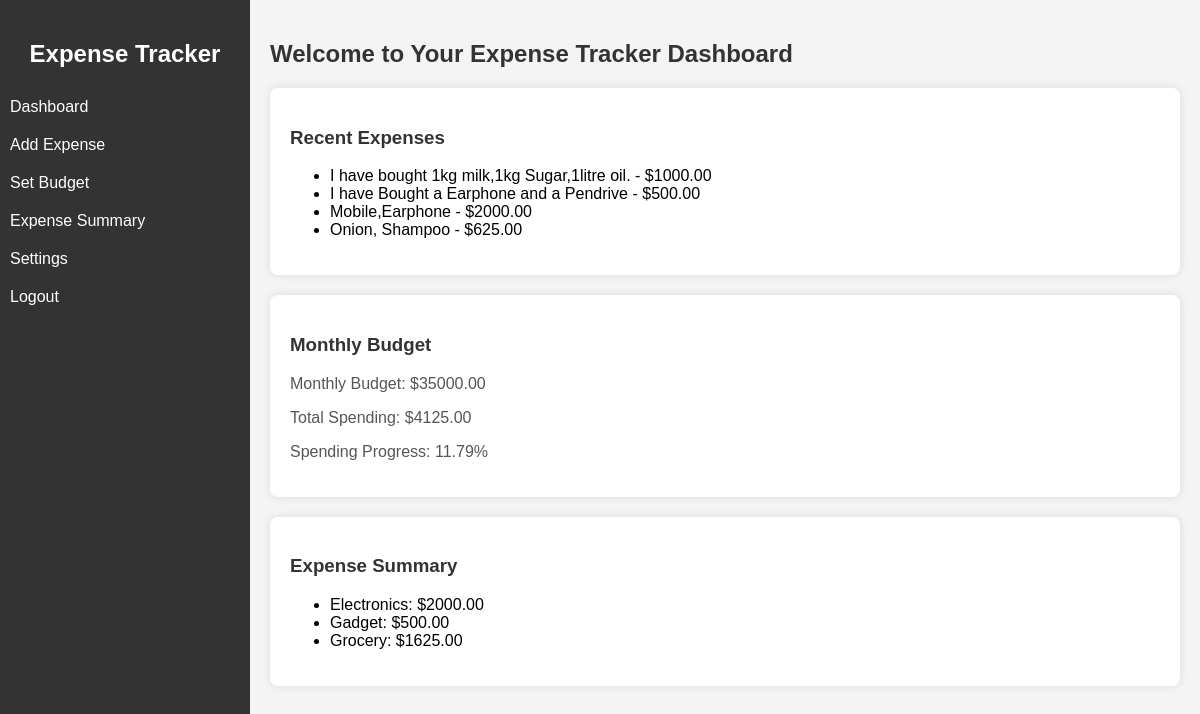
/dashboard.php (signed in), run on the app's committed database.
### tables this page shows
CREATE TABLE `expenses` (
  `id` int(11) NOT NULL,
  `amount` decimal(10,2) NOT NULL,
  `date` date NOT NULL,
  `description` varchar(255) DEFAULT NULL,
  `category` varchar(50) DEFAULT NULL,
  `user_id` int(11) DEFAULT NULL
);

CREATE TABLE `budgets` (
  `id` int(11) NOT NULL,
  `amount` decimal(10,2) NOT NULL,
  `category` varchar(50) DEFAULT NULL,
  `user_id` int(11) DEFAULT NULL
);

### dashboard.php (the view, shortened to what this page needs)
<!DOCTYPE html>
<html lang="en">
<head>
</head>
<body>
    <div class="sidebar">
        <h2>Expense Tracker</h2>
        <ul>
            <li><a href="dashboard.php">Dashboard</a></li>
            <li><a href="expense_form.php">Add Expense</a></li>
            <li><a href="budget_form.php">Set Budget</a></li>
            <li><a href="expense_summary.php">Expense Summary</a></li>
            <li><a href="settings.php">Settings</a></li>
            <li><a href="logout.php">Logout</a></li>
        </ul>
    </div>
    <div class="content">
        <h2>Welcome to Your Expense Tracker Dashboard</h2>
        <div class="block">
            <h3>Recent Expenses</h3>
            <?php
            include 'db_connect.php';
            $user_id = $_SESSION['user_id'];
            $sql = "SELECT * FROM expenses WHERE user_id='$user_id' ORDER BY date DESC LIMIT 5";
            $result = mysqli_query($conn, $sql);
            if (mysqli_num_rows($result) > 0) {
                echo "<ul>";
                while ($row = mysqli_fetch_assoc($result)) {
                    echo "<li>" . $row['description'] . " - $" . $row['amount'] . "</li>";
                }
                echo "</ul>";
            } else {
                echo "<p>No recent expenses.</p>";
            }
            ?>
        </div>
<div class="block">
    <h3>Monthly Budget</h3>
    <?php
    include 'db_connect.php';
    $user_id = $_SESSION['user_id'];
    $query = "SELECT amount FROM budgets WHERE user_id = $user_id";
    $result = mysqli_query($conn, $query);
    if ($result && mysqli_num_rows($result) > 0) {
        $row = mysqli_fetch_assoc($result);
        $monthly_budget = $row['amount'];
    } else {
        $monthly_budget = 0;
    }
    $query = "SELECT SUM(amount) AS total_spending FROM expenses WHERE user_id = $user_id AND MONTH(date) = MONTH(CURRENT_DATE())";
    $result = mysqli_query($conn, $query);
    if ($result && mysqli_num_rows($result) > 0) {
        $row = mysqli_fetch_assoc($result);
        $total_spending = $row['total_spending'];
    } else {
        $total_spending = 0;
    }
    if ($monthly_budget > 0) {
        $spending_progress = ($total_spending / $monthly_budget) * 100;
    } else {
        $spending_progress = 0;
    }
    echo "<p>Monthly Budget: $" . $monthly_budget . "</p>";
    echo "<p>Total Spending: $" . $total_spending . "</p>";
    echo "<p>Spending Progress: " . round($spending_progress, 2) . "%</p>";
    ?>
</div>
        <div class="block">
            <h3>Expense Summary</h3>
            <?php
            include 'db_connect.php';
            $current_month = date('m');
            $current_year = date('Y');
            $expense_summary_sql = "SELECT category, SUM(amount) AS total_amount FROM expenses WHERE user_id='$user_id' AND MONTH(date)='$current_month' AND YEAR(date)='$current_year' GROUP BY category";
            $expense_summary_result = mysqli_query($conn, $expense_summary_sql);
            if (mysqli_num_rows($expense_summary_result) > 0) {
                echo "<ul>";
                while ($row = mysqli_fetch_assoc($expense_summary_result)) {
                    echo "<li>" . $row['category'] . ": $" . $row['total_amount'] . "</li>";
                }
                echo "</ul>";
            } else {
                echo "<p>No expenses recorded for the current month.</p>";
            }
            ?>
        </div>
    </div>
    </body>
</html>

### dashboard.php (style rules this page uses)
body { font-family: Arial, sans-serif; background-color: #f4f4f4; margin: 0; padding: 0; }
.sidebar { height: 100%; width: 250px; position: fixed; top: 0; left: 0; background-color: #333; padding-top: 20px; }
.sidebar h2 { color: #fff; text-align: center; }
.sidebar ul { list-style-type: none; padding: 0; }
.sidebar ul li { padding: 10px; }
.sidebar ul li a { color: #fff; text-decoration: none; display: block; }
.content { margin-left: 250px; padding: 20px; }
.content h2 { color: #333; }
.content .block { background-color: #fff; border-radius: 8px; box-shadow: 0 0 10px rgba(0, 0, 0, 0.1); padding: 20px; margin-bottom: 20px; }
.content .block h3 { color: #333; }
.content .block p { color: #555; }

### data on the page
expenses: description "I have bought 1kg milk,1kg Sugar,1litre oil.", amount "1000.00"
expenses: description "I have Bought a Earphone and a Pendrive", amount "500.00"
expenses: description "Mobile,Earphone", amount "2000.00"
expenses: description "Onion, Shampoo", amount "625.00"
budgets: amount "35000.00"

### other printed values
$total_spending "4125.00"
$spending_progress "11.79"
$row['category'] "Electronics"
$row['total_amount'] "2000.00"
$row['category'] "Gadget"
$row['total_amount'] "500.00"
$row['category'] "Grocery"
$row['total_amount'] "1625.00"
